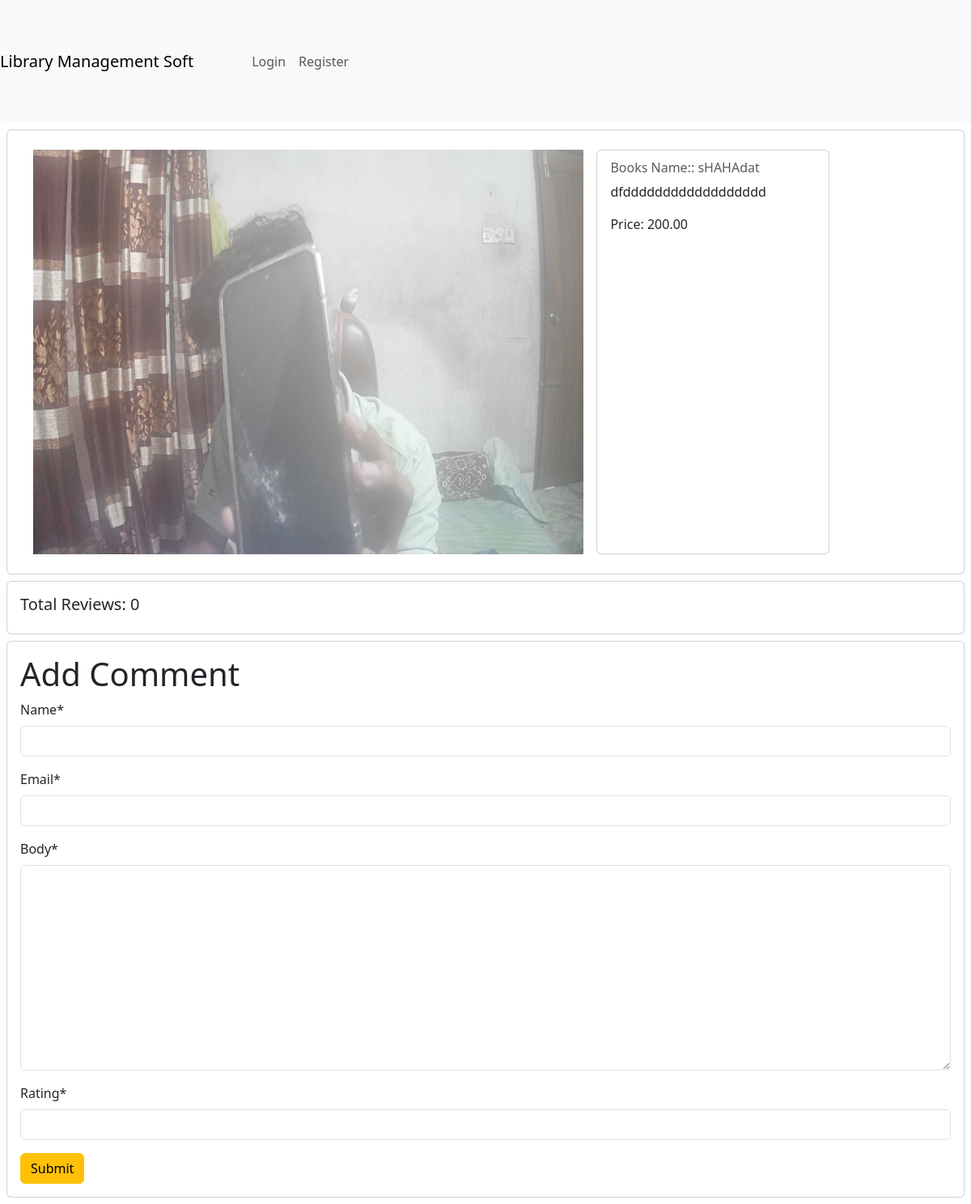
The app's page /books/post/1/ with its own data.
### books/models.py (models this page shows, shortened)
class Book(models.Model):
    title = models.CharField(max_length=50)
    description = models.TextField()
    category = models.ManyToManyField(Category, related_name='books')
    borrowing_price = models.DecimalField(max_digits=6, decimal_places=2)
    user = models.ForeignKey(User, on_delete=models.CASCADE)
    image = models.ImageField(upload_to='books/media/uploads/', blank =True, null = True)

### books/views.py (the view)
# urls.py: path('post/<int:id>/', views.DetailPostView.as_view(),name='details'),
class DetailPostView(DetailView):
    model = models.Book
    pk_url_kwarg = 'id'
    template_name = 'user/details.html'
    context_object_name ='post'
    def post(self, request, *args, **kwargs):
        comments_form = forms.ReviewForm(data=self.request.POST)
        post = self.get_object()
        if comments_form.is_valid():
            new_comment = comments_form.save(commit = False)
            new_comment.book = post
            new_comment.save()
        return self.get(request, *args, **kwargs)
    def get_context_data(self, **kwargs):
        context = super().get_context_data(**kwargs)
        post = self.object # post model er object
        comments = post.reviews.all()
        comments_form = forms.ReviewForm()
        context['comments'] = comments
        context['comments_form'] = comments_form
        return context

### books/forms.py
class ReviewForm(forms.ModelForm):
    class Meta:
        model = Review
        fields = ['name','email','body','rating']

### user/templates/user/details.html (shortened to what this page needs)
{% extends "base.html" %}
{% load crispy_forms_tags %}
{% block content %}
<div class="card p-2 m-2">
    <div class="mx-2 p-2 d-flex">
        <img src="{{post.image.url}}" class="m-2" alt="{{post.title}}" style="width: 60%; height: 500px;">
        <div class="card m-2" style="width: 18rem;">
            <div class="card-body">
                <h6 class="card-subtitle mb-2 text-body-secondary">Books Name:: {{post.title}}</h6>
                <p class="card-text">{{post.description}}</p>
                <p class="card-text">Price: {{post.borrowing_price}}</p>
            </div>
        </div>
    </div>
</div>
<div class="card m-2">
    <h5 class="p-3">Total Reviews: {{comments | length}}</h5>
</div>
<div class="card m-2">
    <div class="card-body">
        <form action="" method="post">
            <h1>Add Comment</h1>
            {{comments_form | crispy}}
            <button class="btn btn-warning">Submit</button>
        </form>
    </div>
</div>
{% endblock %}

### records on screen
Book: image (picture), title "sHAHAdat", description "dfdddddddddddddddddd", borrowing_price "200.00"

### other values on screen
{{ comments | length }} "0"
